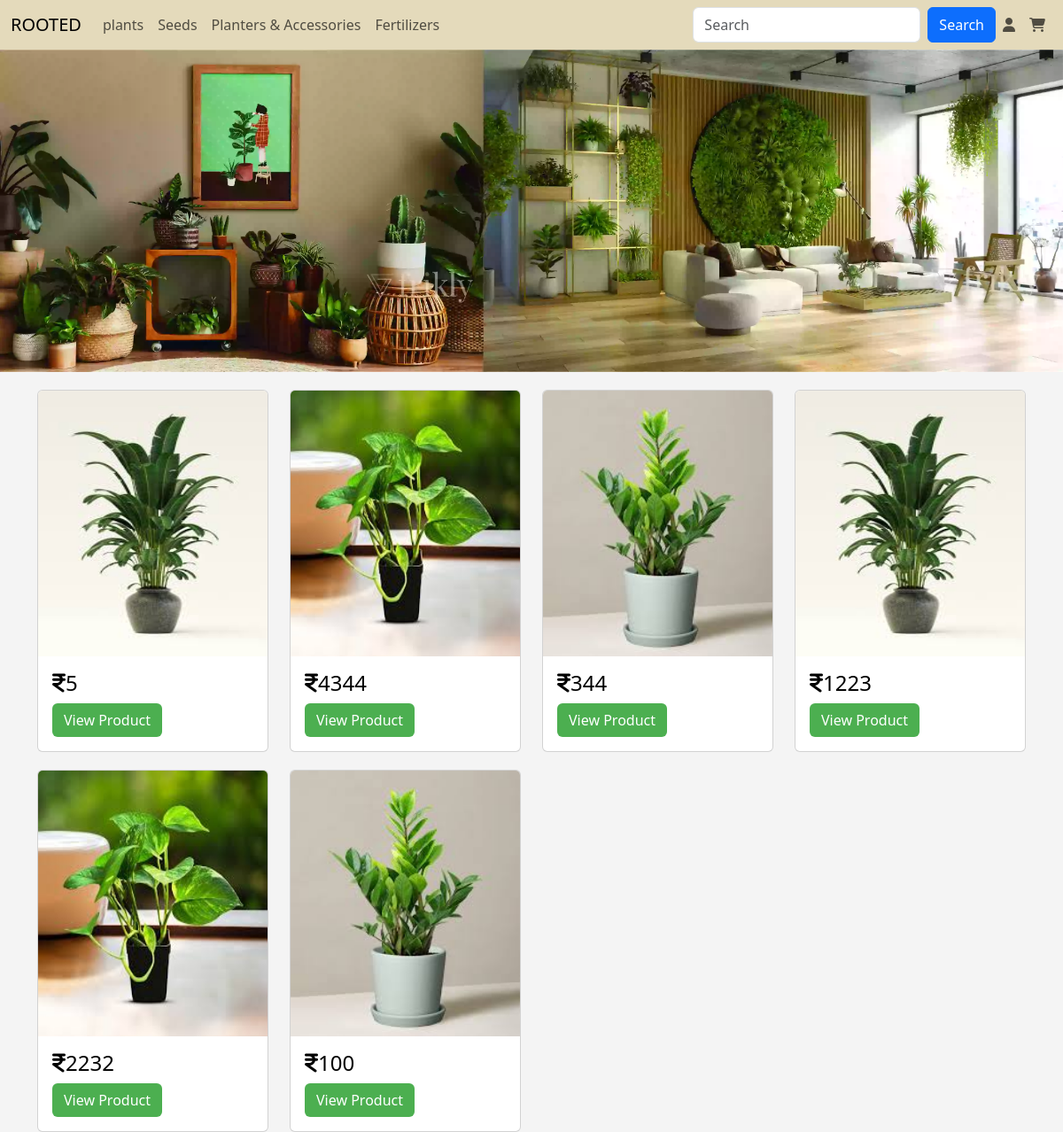
Page /int_plt on the earlier database version.
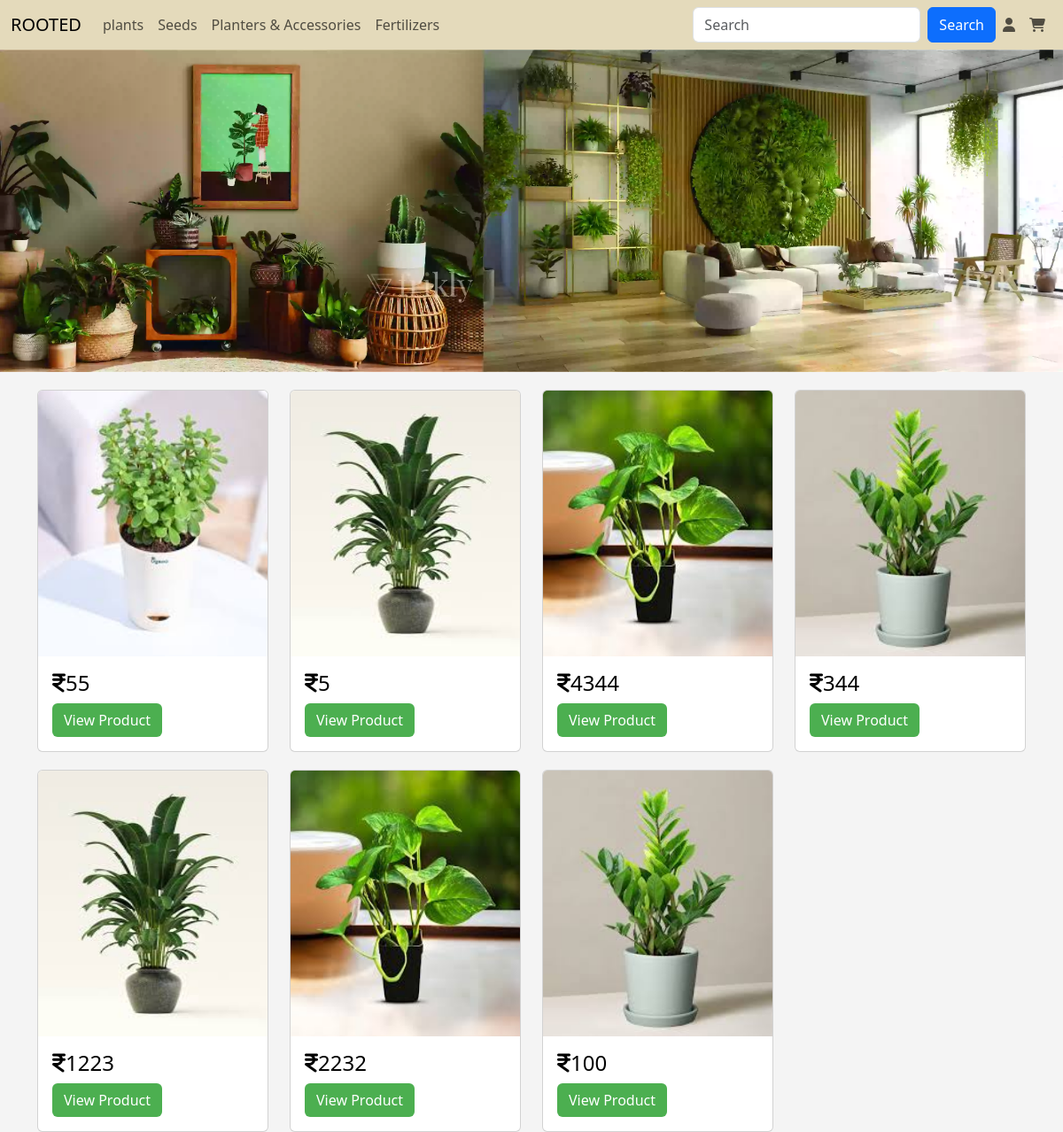
Same page on the later database version.
### app/models.py (models this page shows, shortened)
class Plants(models.Model):
    p_id=models.TextField()
    name=models.TextField()
    p_catg=models.TextField()
    p_dis=models.TextField()
    price=models.IntegerField()
    offer_price=models.IntegerField()
    img=models.FileField()
    img2=models.FileField()
    catg=models.ForeignKey(Category,on_delete=models.CASCADE)

### app/views.py (the view)
# urls.py: path('int_plt',views.int_plt),
def int_plt(req):
    data=Plants.objects.all()[::-1]
    return render(req,'user/p_1.html',{'Plants':data})

### templates/user/p_1.html (shortened to what this page needs)
<!DOCTYPE html>
<html lang="en">
<head>
    {% load static %}
    <link rel="stylesheet" href="https://cdnjs.cloudflare.com/ajax/libs/font-awesome/6.6.0/css/all.min.css">
    <link href="https://cdn.jsdelivr.net/npm/bootstrap@5.3.3/dist/css/bootstrap.min.css" rel="stylesheet">
    <link rel="stylesheet" href="{% static 'css/style.css'%}">
</head>
<body>
<nav class="navbar navbar-expand-sm " id="navb">
  <div class="container-fluid">
    <a class="navbar-brand" href="#">ROOTED</a>
    <div class="collapse navbar-collapse" id="collapsibleNavbar">
      <ul class="navbar-nav me-auto">
        <li class="nav-item" id="dropdown">
          <a href="" class="nav-link" id="dropbtn"> plants
          </a>
        </li>
        <li class="nav-item" id="dropdown">
          <a href="" class="nav-link" id="dropbtn">Seeds
          </a>
        </li>
        <li class="nav-item" id="dropdown">
          <a href="" class="nav-link" id="dropbtn"> Planters & Accessories
          </a>
        </li>
        <li class="nav-item" >
          <a href="" class="nav-link" id="dropbtn"> Fertilizers
          </a>
        </li>
      </ul>
      <form class="d-flex">
        <input class="form-control me-2" type="text" placeholder="Search">
        <button class="btn btn-primary" type="button">Search</button>
        <ul class="navbar-nav me-auto">
          <li class="nav-item">
            <a class="nav-link" href="m_login"><i class="fa-solid fa-user"></i></a>
          </li>
          <li class="nav-item" >
            <a class="nav-link" href=""><i class="fa-solid fa-cart-shopping"></i></a>
          </li>
        </ul>
      </form>
    </div>
  </div>
</nav>
<div class="topimg">
  <img src="{% static 'images/indoortop.webp'%}" alt="">
  </div>
  <div class="container">
    <div class="row">
      {% for plant in Plants %}
      <div class="col-lg-3">
        <a href="" style="text-decoration: none; color: black;"><div class="card" style="margin-top: 20px;">
          <img class="card-img-top" src="{{plant.img.url}}" alt="Card image" style="width:100%; height: 300px;">
          <div class="card-body">
            <h4 class="card-title"><i class="fa-solid fa-indian-rupee-sign"></i>{{plant.price}}</h4>
            <a href="edit_plants/{{plant.pk}}" class="btn" style="background-color: #4CAF50; color: white;">View Product</a>
          </div></a>
      </div>
    </div>
    {% endfor %}
    </body>
</html>

### static/css/style.css (style rules this page uses)
body { background-color: #f4f4f4; }
#navb { background-color: #e4dabb; }
.navbar-nav { display:flex; align-content: center; }
#dropdown { float: left; overflow: hidden; }
.topimg img { width: 100%; max-width: 100%; }

Differences in the rows shown:
added Plants: img (picture), price "55"
